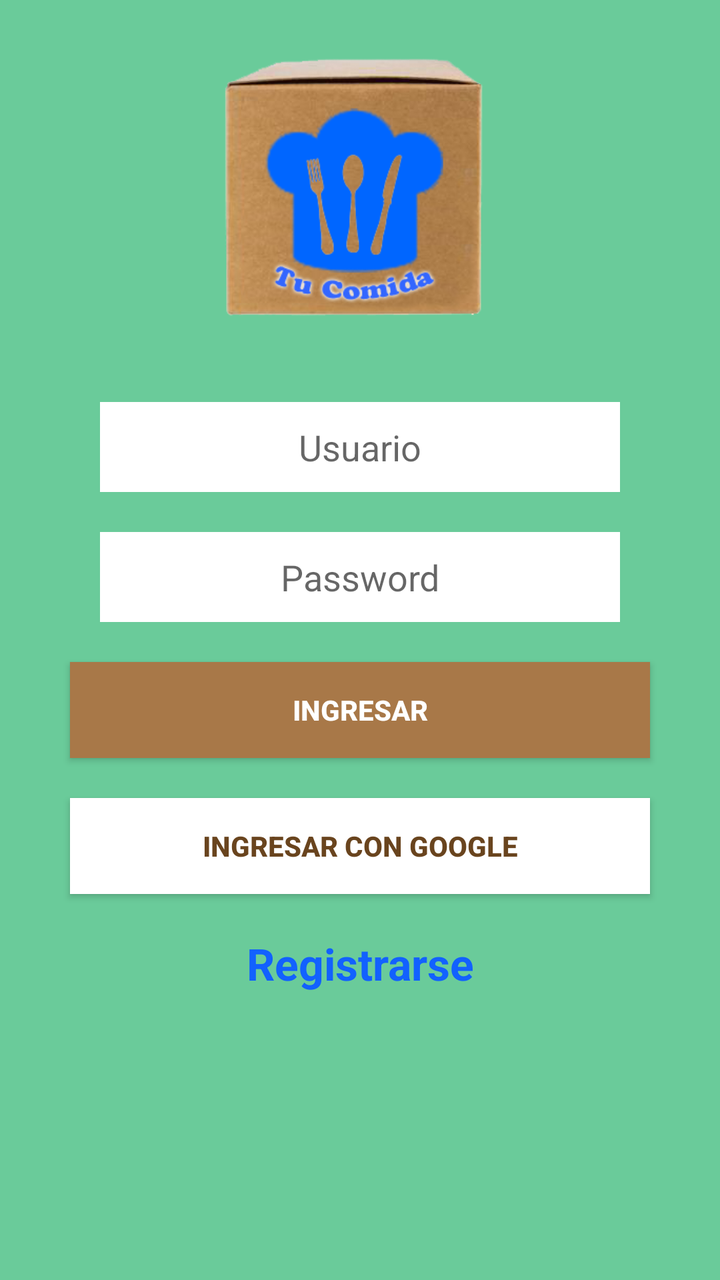
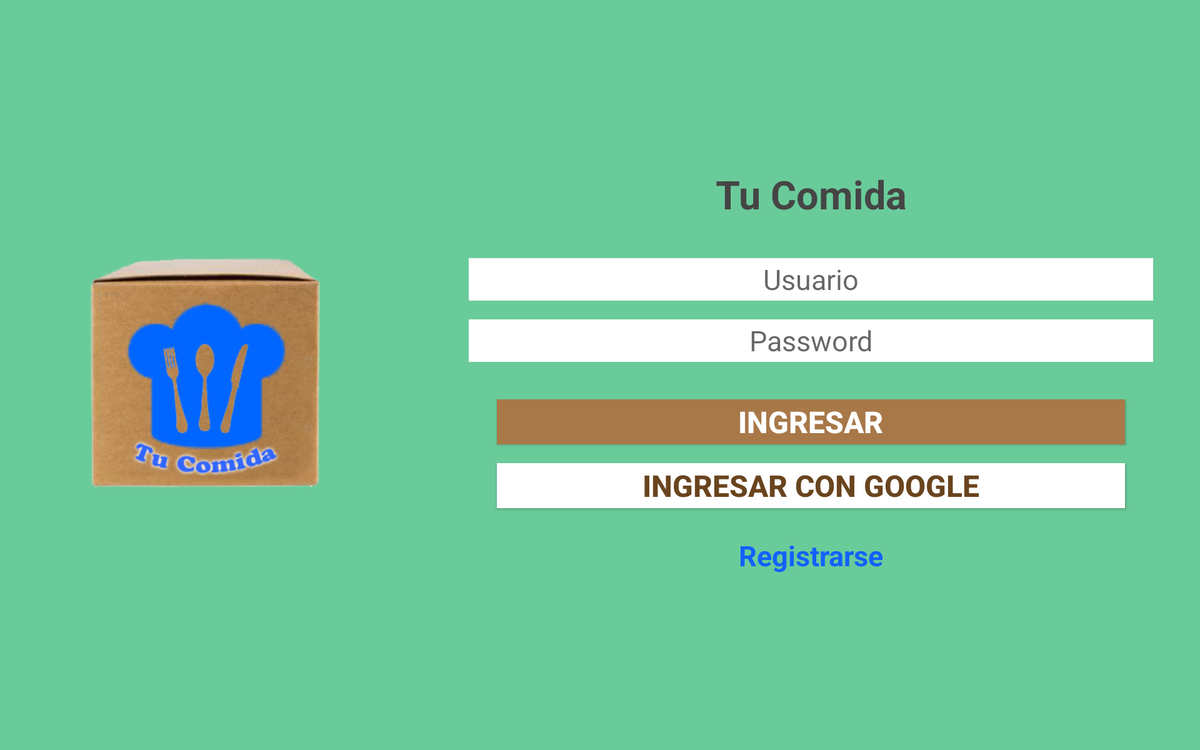

An Android layout and its configuration variant, each rendered on a device that would load it. The default file and the variant file are quoted in full after the pictures.
<!-- AndroidManifest.xml: activity theme OwrTheme -->
<!-- res/layout/activity_login.xml -->
<?xml version="1.0" encoding="utf-8"?>
<android.support.constraint.ConstraintLayout xmlns:android="http://schemas.android.com/apk/res/android"
    xmlns:app="http://schemas.android.com/apk/res-auto"
    xmlns:tools="http://schemas.android.com/tools"
    android:layout_width="match_parent"
    android:layout_height="match_parent"
    tools:context=".LoginActivity"
    android:background="@color/colorPrimary">

    <LinearLayout
        android:layout_width="match_parent"
        android:layout_height="match_parent"
        android:orientation="vertical">


        <ImageView
            android:id="@+id/imageView"
            android:layout_width="match_parent"
            android:layout_height="191dp"
            app:srcCompat="@drawable/logo"
            android:contentDescription="@string/app_name"/>

        <EditText
            android:id="@+id/usenameEditText"
            style="@style/EditTextStyle"
            android:layout_width="match_parent"
            android:layout_height="45dp"
            android:layout_marginLeft="50dp"
            android:layout_marginRight="50dp"
            android:layout_marginTop="10dp"
            android:layout_marginBottom="10dp"
            android:ems="10"
            android:hint="@string/user_text"
            android:inputType="text"/>

        <EditText
            android:id="@+id/passwordEditText"
            style="@style/EditTextStyle"
            android:layout_width="match_parent"
            android:layout_height="45dp"
            android:layout_marginLeft="50dp"
            android:layout_marginRight="50dp"
            android:layout_marginTop="10dp"
            android:layout_marginBottom="10dp"
            android:ems="10"
            android:hint="@string/password_text"
            android:inputType="textPassword"/>

        <Button
            android:id="@+id/loginButton"
            style="@style/PrincipalButtonStyle"
            android:layout_width="match_parent"
            android:layout_height="wrap_content"
            android:layout_marginLeft="35dp"
            android:layout_marginRight="35dp"
            android:layout_marginTop="10dp"
            android:layout_marginBottom="10dp"
            android:text="@string/login_text" />

        <Button
            style="@style/SecondaryButtonStyle"
            android:id="@+id/googleLoginButton"
            android:layout_width="match_parent"
            android:layout_height="wrap_content"
            android:layout_marginBottom="10dp"
            android:layout_marginLeft="35dp"
            android:layout_marginRight="35dp"
            android:layout_marginTop="10dp"
            android:text="@string/login_google_text"
             />

        <TextView
            android:id="@+id/registerLinkTextView"
            style="@style/LinkStyle"
            android:layout_width="match_parent"
            android:layout_height="wrap_content"
            android:text="@string/register_text"
            android:layout_marginTop="10dp"
            android:layout_marginBottom="10dp"
            android:textStyle="bold" />
    </LinearLayout>

</android.support.constraint.ConstraintLayout>
<!-- resources referenced by this layout -->
<resources>
  <color name="colorPrimary">#6acb9a</color>
  <!-- drawable logo: png bitmap (drawable, 58283 bytes) -->
  <string name="app_name">Tu Comida</string>
  <string name="login_google_text">Ingresar con google</string>
  <string name="login_text">Ingresar</string>
  <string name="password_text">Password</string>
  <string name="register_text">Registrarse</string>
  <string name="user_text">Usuario</string>
  <style name="EditTextStyle" parent="Base.V7.Widget.AppCompat.EditText">
          <item name="android:background">#ffffff</item>
          <item name="android:gravity">center</item>
      </style>
  <style name="LinkStyle" parent="Base.TextAppearance.AppCompat">
          <item name="android:textColor">#1261ff</item>
          <item name="android:gravity">center</item>
          <item name="android:textStyle">bold</item>
          <item name="android:textSize">22dp</item>
      </style>
  <style name="PrincipalButtonStyle" parent="Base.TextAppearance.AppCompat.Button">
          <item name="android:background">#A87848</item>
          <item name="android:gravity">center</item>
          <item name="android:textColor">#ffffff</item>
          <item name="android:textStyle">bold</item>
      </style>
  <style name="SecondaryButtonStyle" parent="Base.TextAppearance.AppCompat.Button">
          <item name="android:background">#ffffff</item>
          <item name="android:gravity">center</item>
          <item name="android:textColor">#69441e</item>
          <item name="android:textStyle">bold</item>
      </style>
  <style name="OwrTheme" parent="AppTheme" />
  <style name="AppTheme" parent="Theme.AppCompat.Light.DarkActionBar">
          
          <item name="colorPrimary">@color/colorPrimary</item>
          <item name="colorPrimaryDark">@color/colorPrimaryDark</item>
          <item name="colorAccent">@color/colorAccent</item>
      </style>
  <color name="colorPrimaryDark">#08AE9E</color>
  <color name="colorAccent">#FF4081</color>
</resources>
<!-- res/layout-xlarge-land/activity_login.xml (the repository's variant of the layout above) -->
<!-- drawn on a large tablet held sideways -->
<?xml version="1.0" encoding="utf-8"?>
<android.support.constraint.ConstraintLayout xmlns:android="http://schemas.android.com/apk/res/android"
    xmlns:app="http://schemas.android.com/apk/res-auto"
    xmlns:tools="http://schemas.android.com/tools"
    android:layout_width="match_parent"
    android:layout_height="match_parent"
    tools:context=".LoginActivity"
    android:background="@color/colorPrimary">

    <LinearLayout
        android:layout_width="match_parent"
        android:layout_height="match_parent"
        android:orientation="horizontal">


        <ImageView
            android:id="@+id/imageView"
            android:layout_width="wrap_content"
            android:layout_height="400dp"
            android:layout_marginTop="1dp"
            android:contentDescription="@string/app_name"
            app:srcCompat="@drawable/logo"
            android:layout_gravity="center"/>


        <LinearLayout
            android:layout_width="match_parent"
            android:layout_height="match_parent"
            android:orientation="vertical"
            android:gravity="center">
            <TextView
                android:id="@+id/titleLoginXlarge"
                style="@style/TitleTextStyle"
                android:layout_width="match_parent"
                android:layout_height="wrap_content"
                android:text="@string/app_name"
                android:layout_marginTop="1dp"
                android:layout_marginBottom="30dp"
                android:textStyle="bold"
                android:textSize="42dp"/>

            <EditText
                android:id="@+id/usenameEditText"
                style="@style/EditTextStyle"
                android:layout_width="match_parent"
                android:layout_height="45dp"
                android:layout_marginLeft="50dp"
                android:layout_marginRight="50dp"
                android:layout_marginTop="10dp"
                android:layout_marginBottom="10dp"
                android:ems="10"
                android:hint="@string/user_text"
                android:inputType="text"
                android:textSize="30dp"/>

            <EditText
                android:id="@+id/passwordEditText"
                style="@style/EditTextStyle"
                android:layout_width="match_parent"
                android:layout_height="45dp"
                android:layout_marginLeft="50dp"
                android:layout_marginRight="50dp"
                android:layout_marginTop="10dp"
                android:layout_marginBottom="10dp"
                android:ems="10"
                android:hint="@string/password_text"
                android:inputType="textPassword"
                android:textSize="30dp"/>

            <Button
                android:id="@+id/loginButton"
                style="@style/PrincipalButtonStyle"
                android:layout_width="match_parent"
                android:layout_height="wrap_content"
                android:layout_marginLeft="80dp"
                android:layout_marginRight="80dp"
                android:layout_marginTop="30dp"
                android:layout_marginBottom="10dp"
                android:text="@string/login_text"
                android:textSize="32dp"/>

            <Button
                style="@style/SecondaryButtonStyle"
                android:id="@+id/googleLoginButton"
                android:layout_width="match_parent"
                android:layout_height="wrap_content"
                android:layout_marginBottom="20dp"
                android:layout_marginLeft="80dp"
                android:layout_marginRight="80dp"
                android:layout_marginTop="10dp"
                android:text="@string/login_google_text"
                android:textSize="32dp"/>

            <TextView
                android:id="@+id/registerLinkTextView"
                style="@style/LinkStyle"
                android:layout_width="match_parent"
                android:layout_height="wrap_content"
                android:text="@string/register_text"
                android:layout_marginTop="10dp"
                android:layout_marginBottom="10dp"
                android:textStyle="bold"
                android:textSize="30dp"/>
        </LinearLayout>
    </LinearLayout>

</android.support.constraint.ConstraintLayout>
<!-- resources referenced by the variant -->
<!-- as a large tablet held sideways resolves them -->
<resources>
  <color name="colorPrimary">#6acb9a</color>
  <!-- drawable logo: png bitmap (drawable, 58283 bytes) -->
  <string name="app_name">Tu Comida</string>
  <string name="login_google_text">Ingresar con google</string>
  <string name="login_text">Ingresar</string>
  <string name="password_text">Password</string>
  <string name="register_text">Registrarse</string>
  <string name="user_text">Usuario</string>
  <style name="EditTextStyle" parent="Base.V7.Widget.AppCompat.EditText">
          <item name="android:background">#ffffff</item>
          <item name="android:gravity">center</item>
      </style>
  <style name="LinkStyle" parent="Base.TextAppearance.AppCompat">
          <item name="android:textColor">#1261ff</item>
          <item name="android:gravity">center</item>
          <item name="android:textStyle">bold</item>
          <item name="android:textSize">22dp</item>
      </style>
  <style name="PrincipalButtonStyle" parent="Base.TextAppearance.AppCompat.Button">
          <item name="android:background">#A87848</item>
          <item name="android:gravity">center</item>
          <item name="android:textColor">#ffffff</item>
          <item name="android:textStyle">bold</item>
      </style>
  <style name="SecondaryButtonStyle" parent="Base.TextAppearance.AppCompat.Button">
          <item name="android:background">#ffffff</item>
          <item name="android:gravity">center</item>
          <item name="android:textColor">#69441e</item>
          <item name="android:textStyle">bold</item>
      </style>
  <style name="TitleTextStyle" parent="Base.TextAppearance.AppCompat">
          <item name="android:textColor">#454545</item>
          <item name="android:gravity">center</item>
          <item name="android:textStyle">bold</item>
          <item name="android:textSize">28dp</item>
      </style>
  <style name="OwrTheme" parent="AppTheme" />
  <style name="AppTheme" parent="Theme.AppCompat.Light.DarkActionBar">
          
          <item name="colorPrimary">@color/colorPrimary</item>
          <item name="colorPrimaryDark">@color/colorPrimaryDark</item>
          <item name="colorAccent">@color/colorAccent</item>
      </style>
  <color name="colorPrimaryDark">#08AE9E</color>
  <color name="colorAccent">#FF4081</color>
</resources>
